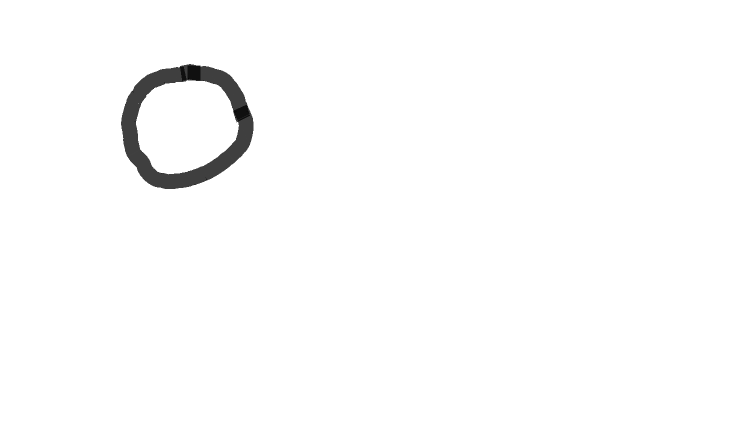
#> input picture Character/Untitled.png, 1500 x 862 px, found by its file name (shown at 1/2 size)
$ jupyter execute --allow-errors Character.ipynb
#> lines starting #> are read from the running program, lines starting #| are printed output that depends on the picture; after the words box and inside, x2 and y2 are one past the last pixel; in counts of white or black regions, pixels touching at a corner belong together
[cell 1]
from keras.datasets import mnist
import matplotlib.pyplot as plt
import cv2
import numpy as np
from keras.models import Sequential
from keras.layers import Dense, Flatten, Conv2D, MaxPool2D, Dropout
from keras.optimizers import SGD, Adam
from keras.callbacks import ReduceLROnPlateau, EarlyStopping
from tensorflow.keras.utils import to_categorical
import pandas as pd
import numpy as np
from sklearn.model_selection import train_test_split
from keras.utils import np_utils
import matplotlib.pyplot as plt
from tqdm import tqdm_notebook
from sklearn.utils import shuffle

#> (a cell that did not finish here is left out)

#> (a cell that did not finish here is left out)

#> (a cell that did not finish here is left out)

[cell 5]
# Dictionary for getting characters from index values...
word_dict = {0:'A',1:'B',2:'C',3:'D',4:'E',5:'F',6:'G',7:'H',8:'I',9:'J',10:'K',11:'L',12:'M',13:'N',14:'O',15:'P',16:'Q',17:'R',18:'S',19:'T',20:'U',21:'V',22:'W',23:'X', 24:'Y',25:'Z'}

#> (a cell that did not finish here is left out)

#> (a cell that did not finish here is left out)

#> (a cell that did not finish here is left out)

#> (a cell that did not finish here is left out)

#> (a cell that did not finish here is left out)

#> (a cell that did not finish here is left out)

[cell 12]
# Displaying some of the test images & their predicted labels...

fig, axes = plt.subplots(3,3, figsize=(8,9))
axes = axes.flatten()

#> (the rest of this cell did not finish here and is left out)

[cell 13]
# Prediction on external image...
img = cv2.imread(r'C:\Users\Vivek Kumar\OneDrive\Desktop\raj\Untitled.png')
#> img is the input picture: shape (862, 1500, 3); min 4, max 255, mean 251.7
img_copy = img.copy()

img = cv2.cvtColor(img, cv2.COLOR_BGR2RGB)
img = cv2.resize(img, (400,440))
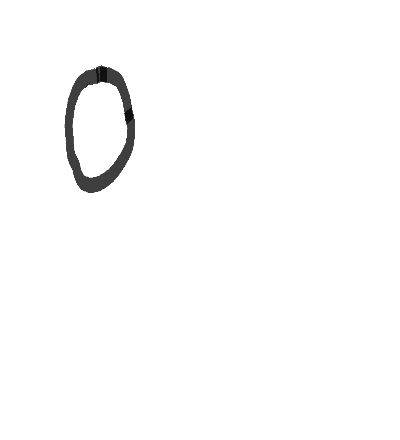
#> img: shape (440, 400, 3); min 5, max 255, mean 251.7

img_copy = cv2.GaussianBlur(img_copy, (7,7), 0)
img_gray = cv2.cvtColor(img_copy, cv2.COLOR_BGR2GRAY)
_, img_thresh = cv2.threshold(img_gray, 100, 255, cv2.THRESH_BINARY_INV)
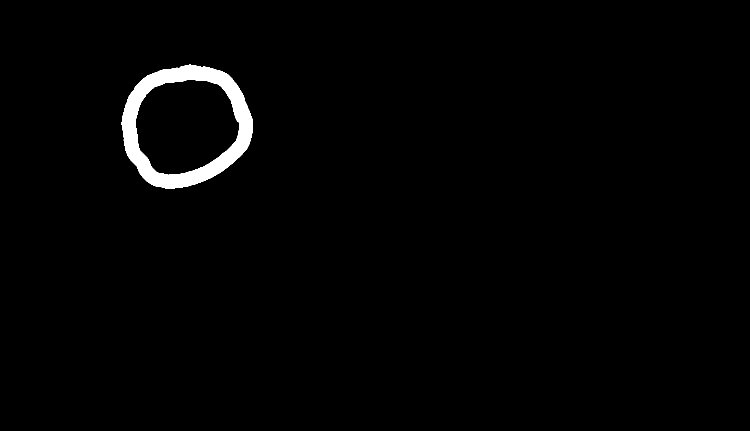
#> img_thresh: shape (862, 1500) (shown at 1/2 size); 1.5% white; 1 white region, box (x1, y1, x2, y2) and area: (243, 129, 506, 377) 19857

img_final = cv2.resize(img_thresh, (28,28))
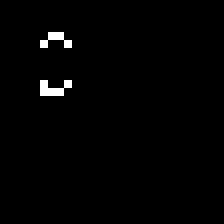
#> img_final: shape (28, 28) (shown 8 times larger); 1.1% white in thin lines or dots, all inside (x1, y1, x2, y2) = (5, 4, 9, 12)
img_final =np.reshape(img_final, (1,28,28,1))


#> (the rest of this cell did not finish here and is left out)
